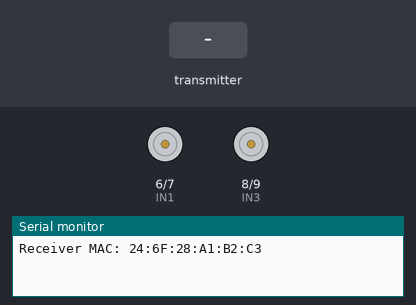
Simulated run of this sketch. Board: ESP32-S3. Parts: motor-driver pin pairs drawn as motors (green arrow = first pin HIGH = forward, orange = second pin HIGH = backward, longer = more drive, scaled by the enable pin), the last lines printed to the serial monitor. The inputs (shaded band) are chosen by the test bench.

Above: at 1.2 s.
1.3 s: the transmitter starts sending command = FORWARD
At 2.5 s:
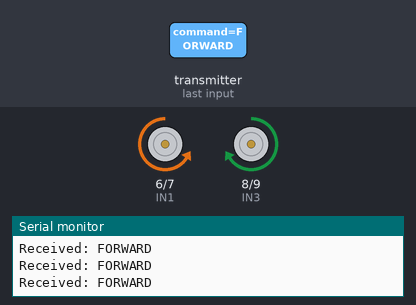
2.8 s: the transmitter starts sending command = BACK
At 3.9 s:
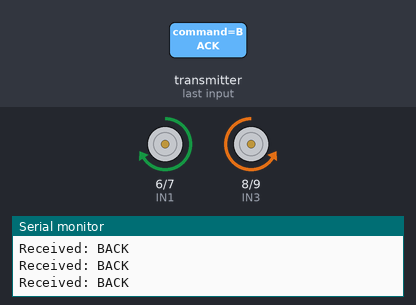
4.3 s: the transmitter starts sending command = RIGHT
At 5.0 s:
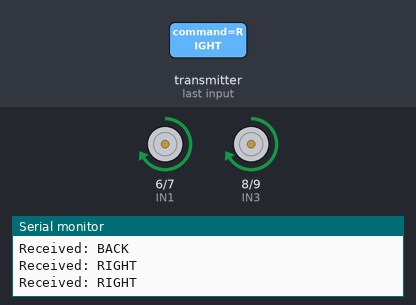
5.8 s: the transmitter starts sending command = LEFT
At 6.1 s:
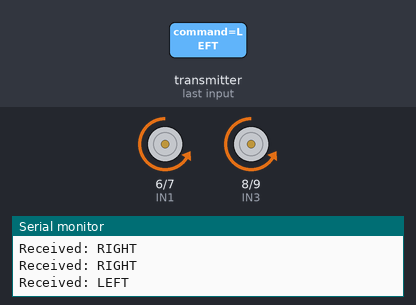
Timing chart, 0 to 8.3 s (numbered marks = the images above; inputs shaded):
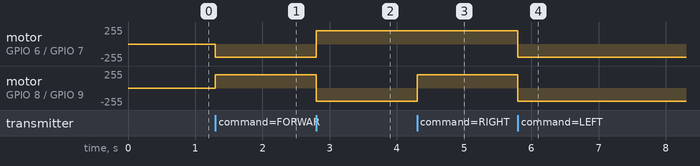

The sketch:

receiver.ino
```cpp
#include <esp_now.h>
#include <WiFi.h>

// Motor pins
#define IN1 6
#define IN2 7
#define IN3 8
#define IN4 9

// Enable pins
#define ENA 5
#define ENB 10

// PWM channels
#define CH_A 0
#define CH_B 1

int speedA = 200;
int speedB = 200;

typedef struct {
  char command[10];
} Message;

Message msg;

// PWM setup
void setupPWM() {
  ledcSetup(CH_A, 5000, 8);
  ledcSetup(CH_B, 5000, 8);

  ledcAttachPin(ENA, CH_A);
  ledcAttachPin(ENB, CH_B);
}

// Movement functions
void moveForward() {
  ledcWrite(CH_A, speedA);
  ledcWrite(CH_B, speedB);

  digitalWrite(IN1, HIGH);
  digitalWrite(IN2, LOW);
  digitalWrite(IN3, HIGH);
  digitalWrite(IN4, LOW);
}

void moveBack() {
  ledcWrite(CH_A, speedA);
  ledcWrite(CH_B, speedB);

  digitalWrite(IN1, LOW);
  digitalWrite(IN2, HIGH);
  digitalWrite(IN3, LOW);
  digitalWrite(IN4, HIGH);
}

void moveLeft() {
  ledcWrite(CH_A, speedA);
  ledcWrite(CH_B, speedB);

  digitalWrite(IN1, LOW);
  digitalWrite(IN2, HIGH);
  digitalWrite(IN3, HIGH);
  digitalWrite(IN4, LOW);
}

void moveRight() {
  ledcWrite(CH_A, speedA);
  ledcWrite(CH_B, speedB);

  digitalWrite(IN1, HIGH);
  digitalWrite(IN2, LOW);
  digitalWrite(IN3, LOW);
  digitalWrite(IN4, HIGH);
}

void stopMotors() {
  ledcWrite(CH_A, 0);
  ledcWrite(CH_B, 0);

  digitalWrite(IN1, LOW);
  digitalWrite(IN2, LOW);
  digitalWrite(IN3, LOW);
  digitalWrite(IN4, LOW);
}

// Receive callback
void onReceive(const uint8_t *mac, const uint8_t *data, int len) {
  memcpy(&msg, data, sizeof(msg));

  Serial.print("Received: ");
  Serial.println(msg.command);

  // YOUR REMAPPING
  if (strcmp(msg.command, "FORWARD") == 0) moveLeft();
  else if (strcmp(msg.command, "BACK") == 0) moveRight();
  else if (strcmp(msg.command, "RIGHT") == 0) moveForward();
  else if (strcmp(msg.command, "LEFT") == 0) moveBack();
  else stopMotors();
}

void setup() {
  Serial.begin(115200);

  pinMode(IN1, OUTPUT);
  pinMode(IN2, OUTPUT);
  pinMode(IN3, OUTPUT);
  pinMode(IN4, OUTPUT);

  setupPWM();

  WiFi.mode(WIFI_STA);


  Serial.print("Receiver MAC: ");
  Serial.println(WiFi.macAddress());

  if (esp_now_init() != ESP_OK) {
    Serial.println("ESP-NOW Init Failed");
    return;
  }

  esp_now_register_recv_cb(onReceive);
}

void loop() {
}
```

Measured:
- after the input at 1.3 s, motor on GPIO 6 (IN1) / GPIO 7 (IN2): stopped → backward 199/255 at once; motor on GPIO 8 (IN3) / GPIO 9 (IN4): stopped → forward 199/255 at once
- after the input at 2.8 s, motor on GPIO 6 (IN1) / GPIO 7 (IN2): backward 199/255 → forward 199/255 at once; motor on GPIO 8 (IN3) / GPIO 9 (IN4): forward 199/255 → backward 199/255 at once
- after the input at 4.3 s, motor on GPIO 8 (IN3) / GPIO 9 (IN4): backward 199/255 → forward 199/255 at once
- after the input at 5.8 s, motor on GPIO 6 (IN1) / GPIO 7 (IN2), motor on GPIO 8 (IN3) / GPIO 9 (IN4): forward 199/255 → backward 199/255 at once
